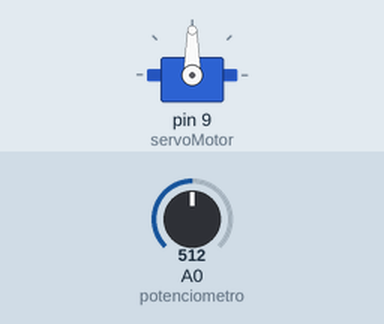
Bench run of a sketch on a simulated Arduino Uno, built with avr-gcc and run on an emulated ATmega328P. Shown: servo. Inputs (shaded band) come from the test bench; at power-on: A0 (potenciometro) = 512.

Above: at 1.2 s.
1.3 s: A0 (potenciometro) set to 716
At 2.5 s:
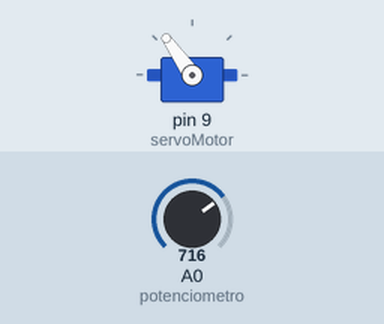
2.8 s: A0 (potenciometro) set to 900
At 3.6 s:
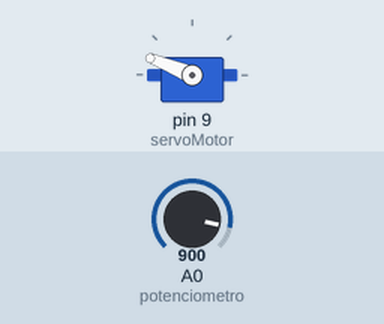
4.3 s: A0 (potenciometro) set to 1023
At 5.0 s:
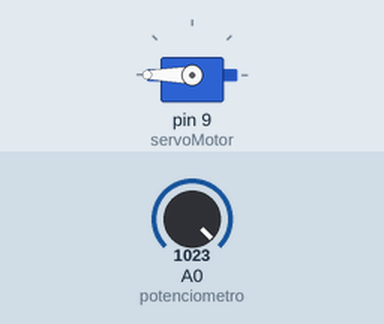
5.8 s: A0 (potenciometro) set to 306
At 7.0 s:
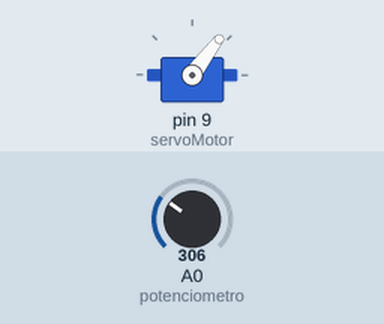
7.3 s: A0 (potenciometro) set to 122
At 8.5 s:
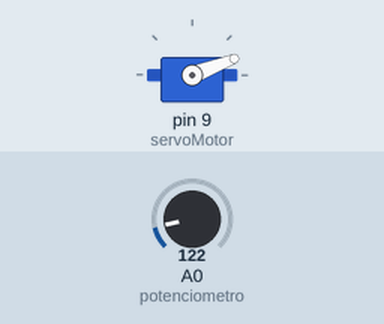
Timing chart, 0 to 9.8 s (numbered marks = the images above; inputs shaded):
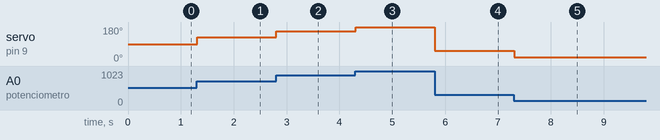

Measured:
- after the input at 1.3 s, servo on pin 9 (servoMotor): 90° → 125° at once
- after the input at 2.8 s, servo on pin 9 (servoMotor): 125° → 158° at once
- after the input at 4.3 s, servo on pin 9 (servoMotor): 158° → 180° at once
- after the input at 5.8 s, servo on pin 9 (servoMotor): 180° → 53° at once
- after the input at 7.3 s, servo on pin 9 (servoMotor): 53° → 21° at once

The sketch:

bodacious_densor_allis1.ino
```cpp
#include <Servo.h>
Servo servoMotor;

int potenciometro = A0;

int valorLido;
int angulo;
void setup() {
  servoMotor.attach(9);
}

void loop() {
  valorLido = analogRead(potenciometro);
  angulo = map(valorLido, 0, 1023, 0, 180);
  servoMotor.write(angulo);

  delay(15);
}
```
